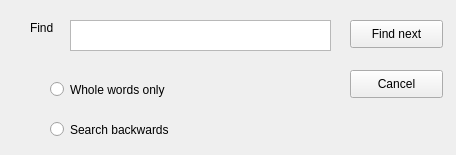
<?xml version="1.0" encoding="UTF-8"?>
<ui version="4.0">
 <class>Search</class>
 <widget class="QWidget" name="Search">
  <property name="geometry">
   <rect>
    <x>0</x>
    <y>0</y>
    <width>456</width>
    <height>155</height>
   </rect>
  </property>
  <property name="windowTitle">
   <string>Form</string>
  </property>
  <widget class="QLabel" name="label">
   <property name="geometry">
    <rect>
     <x>30</x>
     <y>20</y>
     <width>41</width>
     <height>16</height>
    </rect>
   </property>
   <property name="text">
    <string>Find</string>
   </property>
  </widget>
  <widget class="QTextEdit" name="textEdit">
   <property name="geometry">
    <rect>
     <x>70</x>
     <y>20</y>
     <width>261</width>
     <height>31</height>
    </rect>
   </property>
  </widget>
  <widget class="QPushButton" name="pushButton">
   <property name="geometry">
    <rect>
     <x>350</x>
     <y>20</y>
     <width>93</width>
     <height>28</height>
    </rect>
   </property>
   <property name="text">
    <string>Find next</string>
   </property>
  </widget>
  <widget class="QPushButton" name="pushButton_2">
   <property name="geometry">
    <rect>
     <x>350</x>
     <y>70</y>
     <width>93</width>
     <height>28</height>
    </rect>
   </property>
   <property name="text">
    <string>Cancel</string>
   </property>
  </widget>
  <widget class="QRadioButton" name="radioButton">
   <property name="geometry">
    <rect>
     <x>50</x>
     <y>80</y>
     <width>161</width>
     <height>19</height>
    </rect>
   </property>
   <property name="text">
    <string>Whole words only</string>
   </property>
  </widget>
  <widget class="QRadioButton" name="radioButton_2">
   <property name="geometry">
    <rect>
     <x>50</x>
     <y>120</y>
     <width>151</width>
     <height>19</height>
    </rect>
   </property>
   <property name="text">
    <string>Search backwards</string>
   </property>
  </widget>
 </widget>
 <resources/>
 <connections/>
</ui>
